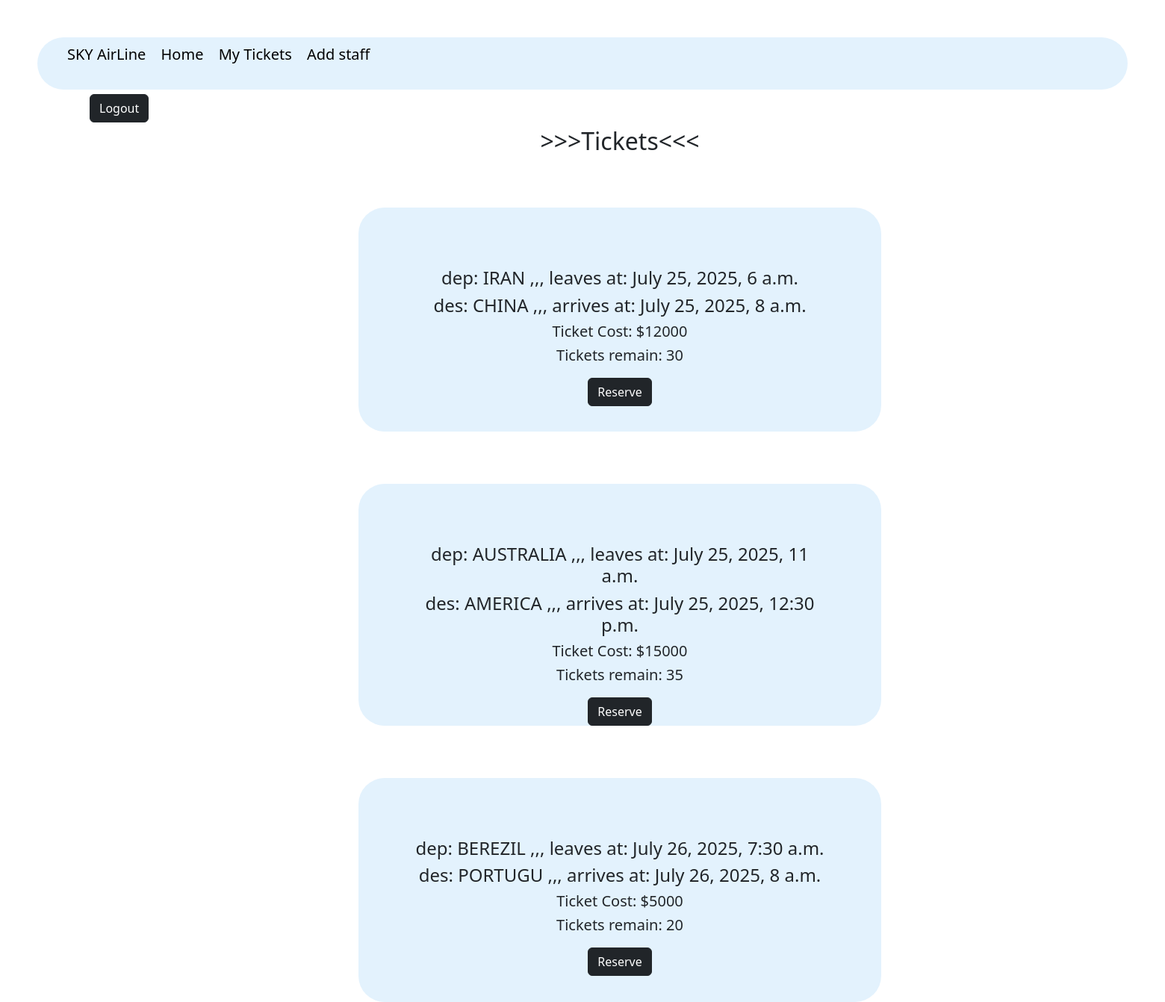
The page / (signed in) on the database its author committed.
### flights/models.py (models this page shows, shortened)
class Flights(models.Model):
    flight_id = models.IntegerField(primary_key=True, unique=True)
    departure = models.CharField(max_length=100)
    destination = models.CharField(max_length=100)
    departure_time = models.DateTimeField()
    arrival_time = models.DateTimeField()
    pilot = models.ForeignKey(User, on_delete=models.CASCADE, related_name='pilot')
    flight_capacity = models.IntegerField()
    flight_price = models.BigIntegerField()

### flights/views.py (the view)
# urls.py: 2. Add a URL to urlpatterns:  path('', views.home, name='home')
class home(View):
    def get(self, request):
        all_flights = Flights.objects.all()
        return render(request, 'flights/home.html', {'all_flights': all_flights})

### flights/templates/flights/home.html
{% extends 'base.html' %}
{% block content %}
    <h2>>>>Tickets<<<</h2>
    {% for flight in all_flights %}
        <div style="background-color: #e3f2fd; max-width: 700px; min-height: 300px; border-radius: 35px;">
            <div style="margin: 70px; padding-top: 80px;">
                <h4>dep: {{ flight.departure }} ,,, leaves at: {{ flight.departure_time }}</h4>
                <h4>des: {{ flight.destination }} ,,, arrives at: {{ flight.arrival_time }}</h4>
                <h5>Ticket Cost: ${{ flight.flight_price }}</h5>
                <h5>Tickets remain: {{ flight.flight_capacity }}</h5>
                <a class="btn btn-dark" style="margin-top: 10px;" href={% url "accounts:register" %}>Reserve</a>
            </div>
        </div>
    {% endfor %}
{% endblock %}

### rows shown on the page
Flights: departure "IRAN", departure_time "July 25, 2025, 6 a.m.", destination "CHINA", arrival_time "July 25, 2025, 8 a.m.", flight_price "12000", flight_capacity "30"
Flights: departure "AUSTRALIA", departure_time "July 25, 2025, 11 a.m.", destination "AMERICA", arrival_time "July 25, 2025, 12:30 p.m.", flight_price "15000", flight_capacity "35"
Flights: departure "BEREZIL", departure_time "July 26, 2025, 7:30 a.m.", destination "PORTUGU", arrival_time "July 26, 2025, 8 a.m.", flight_price "5000", flight_capacity "20"
